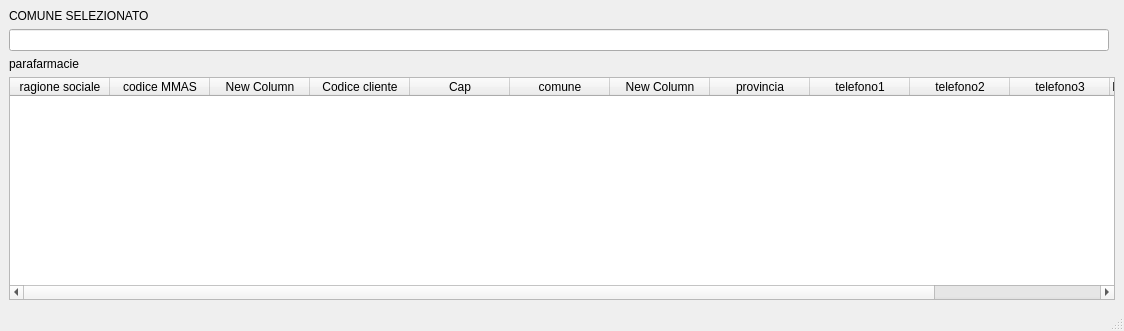
<?xml version="1.0" encoding="UTF-8"?>
<ui version="4.0">
 <class>MainWindow</class>
 <widget class="QMainWindow" name="MainWindow">
  <property name="geometry">
   <rect>
    <x>0</x>
    <y>0</y>
    <width>1124</width>
    <height>331</height>
   </rect>
  </property>
  <property name="windowTitle">
   <string>MainWindow</string>
  </property>
  <widget class="QWidget" name="centralwidget">
   <layout class="QGridLayout" name="gridLayout">
    <item row="0" column="0">
     <widget class="QLabel" name="label">
      <property name="text">
       <string>COMUNE SELEZIONATO</string>
      </property>
     </widget>
    </item>
    <item row="1" column="0">
     <widget class="QLineEdit" name="textArea">
      <property name="minimumSize">
       <size>
        <width>400</width>
        <height>0</height>
       </size>
      </property>
     </widget>
    </item>
    <item row="3" column="0" colspan="2">
     <widget class="QTableWidget" name="tabella">
      <property name="minimumSize">
       <size>
        <width>400</width>
        <height>0</height>
       </size>
      </property>
      <property name="dragEnabled">
       <bool>false</bool>
      </property>
      <column>
       <property name="text">
        <string>ragione sociale</string>
       </property>
      </column>
      <column>
       <property name="text">
        <string>codice MMAS</string>
       </property>
      </column>
      <column>
       <property name="text">
        <string>New Column</string>
       </property>
      </column>
      <column>
       <property name="text">
        <string>Codice cliente</string>
       </property>
      </column>
      <column>
       <property name="text">
        <string>Cap</string>
       </property>
      </column>
      <column>
       <property name="text">
        <string>comune</string>
       </property>
      </column>
      <column>
       <property name="text">
        <string>New Column</string>
       </property>
      </column>
      <column>
       <property name="text">
        <string>provincia</string>
       </property>
      </column>
      <column>
       <property name="text">
        <string>telefono1</string>
       </property>
      </column>
      <column>
       <property name="text">
        <string>telefono2</string>
       </property>
      </column>
      <column>
       <property name="text">
        <string>telefono3</string>
       </property>
      </column>
      <column>
       <property name="text">
        <string>Potenziale MMAS</string>
       </property>
      </column>
      <column>
       <property name="text">
        <string>indirizzo</string>
       </property>
      </column>
     </widget>
    </item>
    <item row="2" column="0">
     <widget class="QLabel" name="label_2">
      <property name="text">
       <string>parafarmacie</string>
      </property>
     </widget>
    </item>
   </layout>
  </widget>
  <widget class="QMenuBar" name="menubar">
   <property name="geometry">
    <rect>
     <x>0</x>
     <y>0</y>
     <width>1124</width>
     <height>27</height>
    </rect>
   </property>
  </widget>
  <widget class="QStatusBar" name="statusbar"/>
 </widget>
 <resources/>
 <connections/>
</ui>
